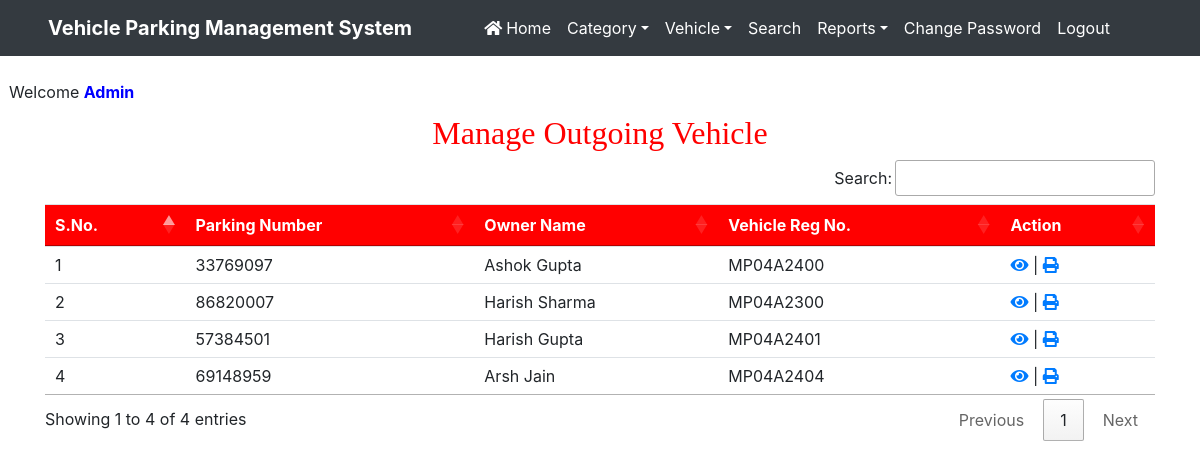
Page /manage_outgoingvehicle (signed in) on the committed database.
### vehicle/models.py (models this page shows, shortened)
class Vehicle(models.Model):
    parkingnumber = models.CharField(max_length=20)
    category = models.ForeignKey(Category, on_delete=models.CASCADE)
    vehiclecompany = models.CharField(max_length=50)
    regno = models.CharField(max_length=10)
    ownername = models.CharField(max_length=50)
    ownercontact = models.CharField(max_length=15)
    pdate = models.DateField()
    intime = models.CharField(max_length=50)
    outtime = models.CharField(max_length=50)
    parkingcharge = models.CharField(max_length=50)
    remark = models.CharField(max_length=500)
    status = models.CharField(max_length=20)

### vehicle/views.py (the view)
# urls.py: path('manage_outgoingvehicle',manage_outgoingvehicle,name='manage_outgoingvehicle'),
def manage_outgoingvehicle(request):
    if not request.user.is_authenticated:
        return redirect('admin_login')
    vehicle = Vehicle.objects.filter(status="Out")
    d = {'vehicle':vehicle}
    return render(request, 'manage_outgoingvehicle.html', d)

### vehicle/templates/manage_outgoingvehicle.html (shortened to what this page needs)
{% load static %}
<html>
<head>
{% include 'headeradmin.html' %}
  <link rel = stylesheet href="https://cdn.datatables.net/1.10.20/css/jquery.dataTables.min.css">
<link rel = stylesheet href="https://cdn.datatables.net/buttons/1.6.1/css/buttons.dataTables.min.css">
</head>
<body>
{% include 'nav2admin.html' %}
<br> &nbsp;&nbsp;Welcome <b style = 'text-transform : capitalize ; color : blue'>{{request.user.username}}</b>
<div class="container" style = "margin-top:10px">
<h2 class="text-center" style = "font-family : Monotype Corsiva ; color : red">Manage Outgoing Vehicle </h2>
<table class='table table-hover' id = example>
<thead style = 'background-color : red ; color : white'>
<tr>
<th>S.No.</th>
<th>Parking Number</th>
<th>Owner Name</th>
    <th>Vehicle Reg No.</th>
    <th>Action</th>
</tr>
</thead>
<tbody>
  {% for i in vehicle %}
<tr>
                  <td>{{forloop.counter}}</td>
                  <td>{{i.parkingnumber}}</td>
                  <td>{{i.ownername}}</td>
                <td>{{i.regno}}</td>
                  <td>
                      <a href="{% url 'view_outgoingdetail' i.id %}" ><i class="fa fa-eye fa-1x"></i></a>
                   | <a href="{% url 'print' i.id %}" ><i class="fa fa-print fa-1x"></i></a>
                  </td>
</tr>
{% endfor %}
</tbody>
</table>
</div>
</body>
</html>

### vehicle/templates/headeradmin.html (shortened to what this page needs)
{% load static %}
<head>
  <link rel="stylesheet" href="https://maxcdn.bootstrapcdn.com/bootstrap/4.4.1/css/bootstrap.min.css">
  <link rel="stylesheet" href="https://use.fontawesome.com/releases/v5.7.0/css/all.css">
  <link rel="stylesheet" type="text/css" href="{% static 'admin/css/mystyle.css' %}">
</head>

### vehicle/templates/nav2admin.html (shortened to what this page needs)
<nav class="navbar navbar-expand-sm navbar-dark bg-dark pl-5">
<a class="navbar-brand">
Vehicle Parking Management System
</a>
<div class="collapse navbar-collapse" id="abc" >
<ul class="navbar-nav pl-5">
<li class = "nav-item">
<a href = "{% url 'admin_home' %}" class="nav-link" style = "color : white"><i class="fas fa-home">&nbsp;</i>Home</a>
</li>
<li class="nav-item dropdown">
	  <a  href="#" class="nav-link dropdown-toggle" style="color:white;"  data-toggle="dropdown">Category</a>
	 </li>
<li class="nav-item dropdown">
	  <a  href="#" class="nav-link dropdown-toggle" style="color:white;"  data-toggle="dropdown">Vehicle</a>
	 </li>
<li class = "nav-item">
<a href = "{% url 'search' %}" class="nav-link" style = "color : white">Search</a>
</li>
<li class="nav-item dropdown">
	  <a  href="#" class="nav-link dropdown-toggle" style="color:white;"  data-toggle="dropdown">Reports</a>
	 </li>
	<li class = "nav-item">
<a href = "{% url 'change_password' %}" class="nav-link" style = "color : white">Change Password</a>
</li>
<li class = "nav-item">
<a href = "{% url 'logout' %}" class="nav-link" style = "color : white">Logout</a>
</li>
</ul>
</div>
</nav>

### vehicle/static/css/mystyle.css (style rules this page uses)
html { scroll-behavior:smooth; }
.navbar-brand { font-weight: bold; }

### rows in the picture
Vehicle: parkingnumber "33769097", ownername "Ashok Gupta", regno "MP04A2400"
Vehicle: parkingnumber "86820007", ownername "Harish Sharma", regno "MP04A2300"
Vehicle: parkingnumber "57384501", ownername "Harish Gupta", regno "MP04A2401"
Vehicle: parkingnumber "69148959", ownername "Arsh Jain", regno "MP04A2404"

### other values in the picture
{{ request.user.username }} "Admin"
